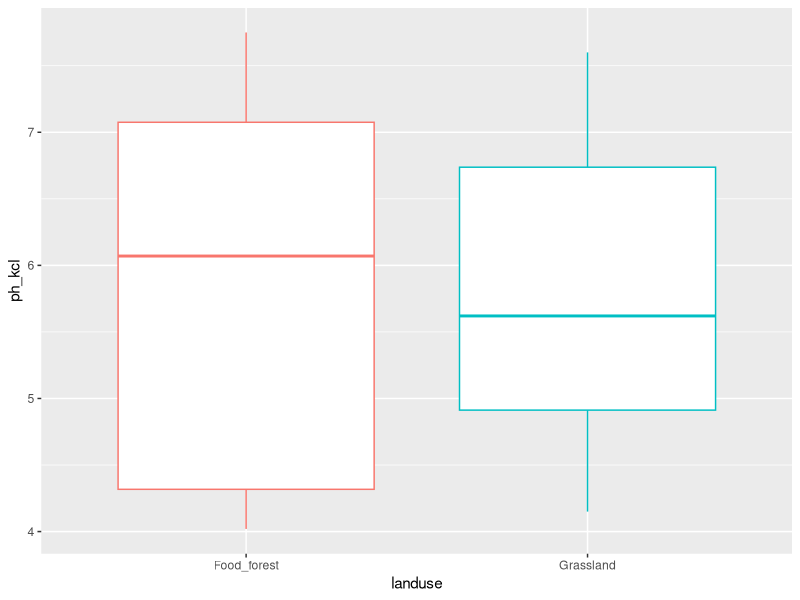
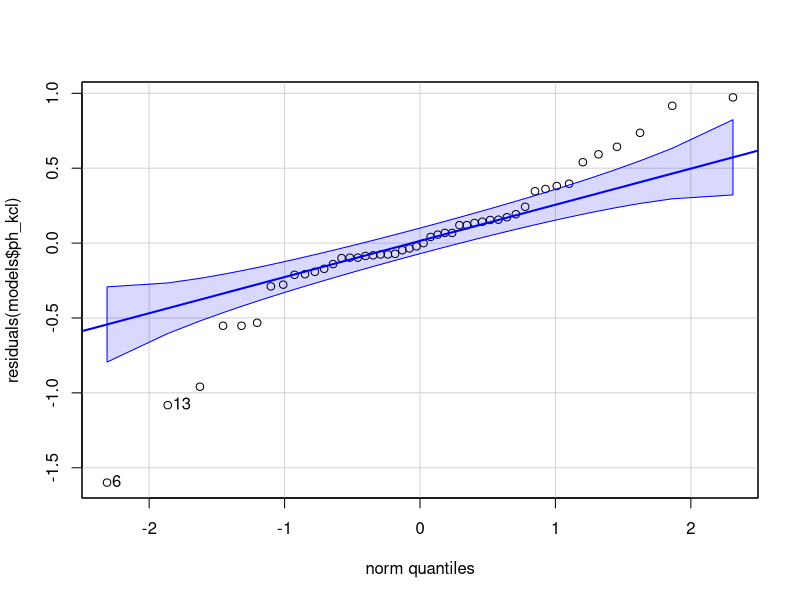
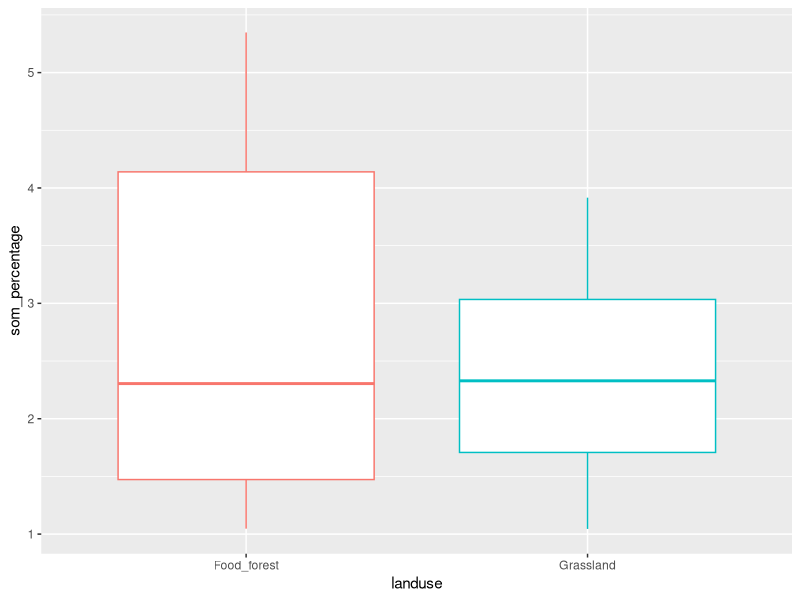
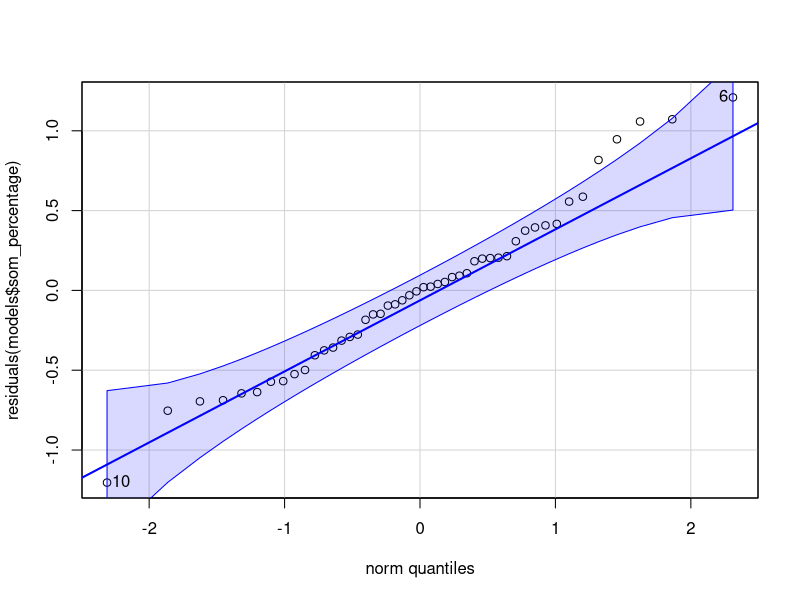
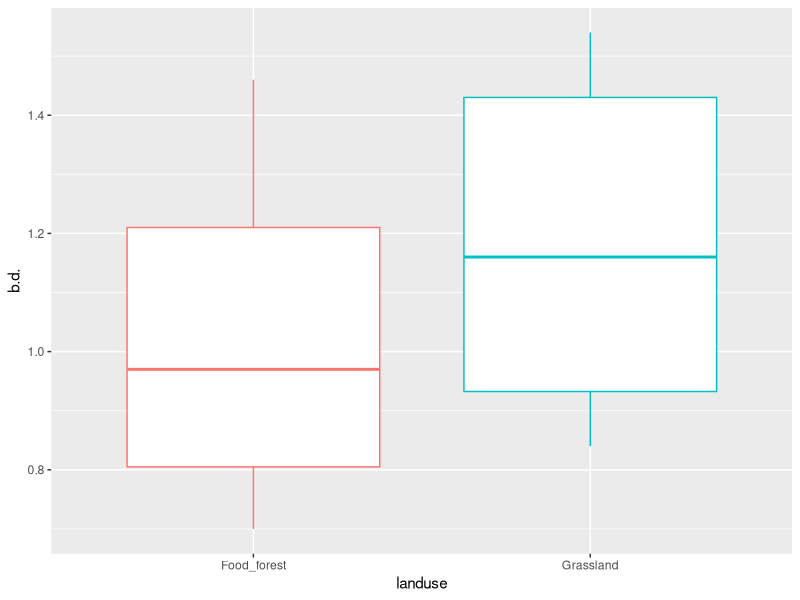
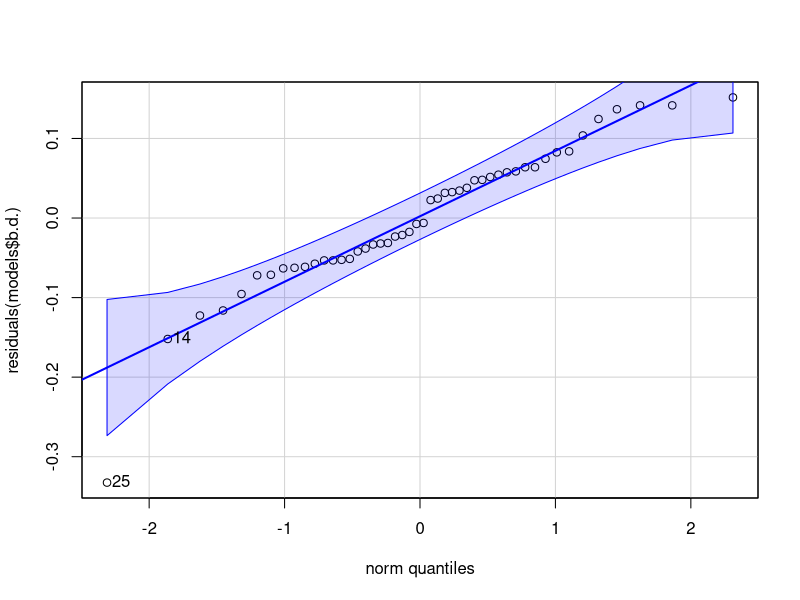
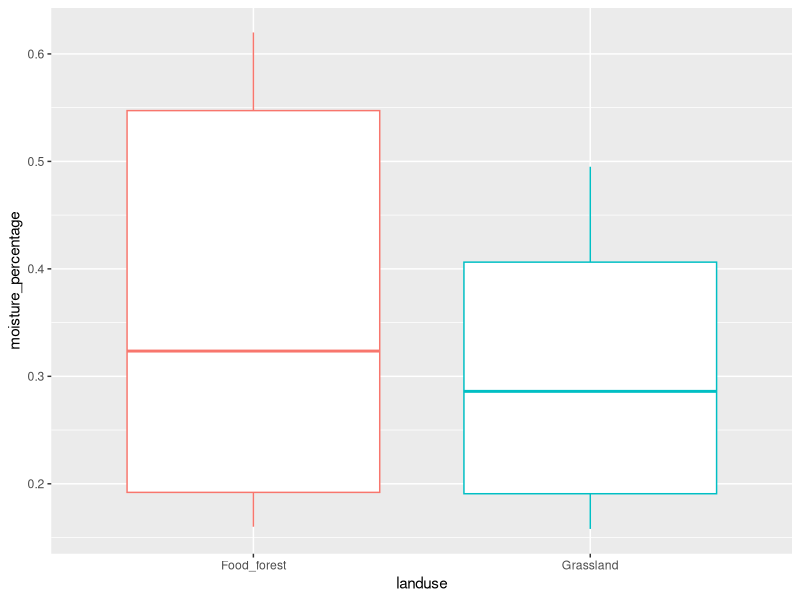
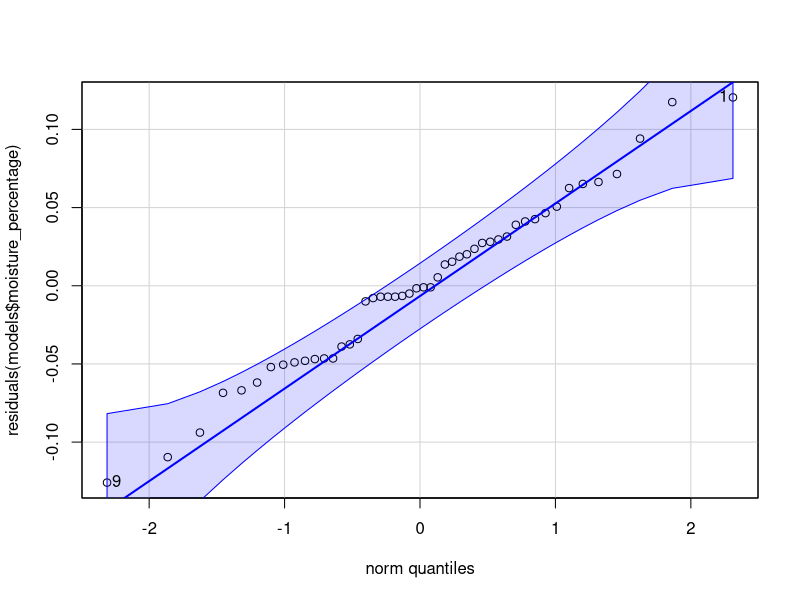

Source code (R) for these figures, in order:
## ---- chunk 1
knitr::opts_chunk$set(message = FALSE, echo = FALSE, warning = FALSE)
## ---- chunk 2
library(tidyverse)
library(ggpubr)
library(car)
library(gridExtra)
library(flextable)
library(lmerTest)
# library(lme4)
library(multcomp)
library(emmeans)
library(broom.mixed)
library(nlme)

## ---- chunk 3
lml <- read_csv2("MASTER_LML.csv")

lml$litter_sp <- factor(lml$litter_sp, levels=c("Alder","Hazel","Chestnut"))
lml$mesh_size <- factor(lml$mesh_size, levels=c("Fine","Medium","Coarse"))

mt <- read_csv2("MASTERFILE_decomp_10.csv")

mt_2 <- mt %>% mutate(age = 2021-year_of_landuse,
                      earthworms_2021 = compost_worms + soil_eating_worms + pendelaars)

mt_2 <- mt_2 %>% rowwise() %>% mutate(earthworms_2022 = sum(c_across(contains("Abundance"))))
mt_2 <- mt_2 %>% rename("vb_code" = "code")

# join litter mass data with landuse & location data
mt_2_lu_loc <- mt_2 %>% dplyr::select(vb_code, landuse, location)
lml_2 <- lml %>% left_join(mt_2_lu_loc, by ="vb_code")

# mt_3 <- mt_2 %>% filter(plot_nr < 5)

# sum columns mites and earthworms
mt_4 <- cbind(mt_2, mites_sum = rowSums(mt_2[c('Mites_oribatid_kg','Mites_other_kg')]))
mt_4 <- cbind(mt_4, biomass_ew_total = 
                rowSums(mt_2[c('Biomass_anecic','Biomass_endogeic','Biomass_epigeic','Biomass_juvenile')]))

## ---- chunk 4
# variables

vars <- mt_4 %>%
  dplyr::select(ph_kcl, som_percentage, b.d., moisture_percentage, NO2_NO3_mg_kg, NH4_mg_kg,
            Total_P_mg_kg, Olsen_P_mg_kg, earthworms_2022, biomass_ew_total,
            Springtails_nr_kg, Mites_oribatid_kg, Mites_other_kg, nr_nematodes_gr_dry,
            Bacteria_total, Microbial, Actinobacteria_total, Fungi_total, Total_plfa, AMF_NLFA) %>%
  names() %>%
  set_names()

# normality and equal variances

normality <- map(vars, ~gghistogram(mt_4, .x,  fill = 'lightgrey', na.rm=TRUE))
plots_list <- map(normality, ~.x)
# grid.arrange(grobs = plots_list, ncol = 2, nrow = 10)

variances_loc_lu <- map(vars, ~leveneTest(mt_4[[.x]] ~ landuse * location, data = mt_4))

# tab_var <- mt_4 %>% group_by(landuse, location) %>% 
#   dplyr::select(ph_kcl, som_percentage, b.d.,                                                
#                 moisture_percentage, 
#                 NO2_NO3_mg_kg, NH4_mg_kg, Total_P_mg_kg, Olsen_P_mg_kg, earthworms_2022, 
#                 biomass_ew_total, Springtails_nr_kg, Mites_oribatid_kg, Mites_other_kg, 
#                 nr_nematodes_gr_dry,Bacteria_total, Microbial, Actinobacteria_total, 
#                 Fungi_total, Total_plfa, AMF_NLFA) %>% 
#           summarize_all(var, na.rm=TRUE) %>% mutate(across(where(is.numeric), round, 1))
# 
# tab_var %>% pivot_longer(cols=c(ph_kcl:AMF_NLFA)) %>% 
#                   pivot_wider(names_from = c(landuse,location),values_from = value) %>%
#             flextable()  %>%
#             set_table_properties(layout = "autofit")


## ---- chunk 5
# list of model outputs ANOVA
models <- list()
for (i in c('ph_kcl','som_percentage','b.d.','moisture_percentage','NO2_NO3_mg_kg','NH4_mg_kg',
            'Total_P_mg_kg','Olsen_P_mg_kg','earthworms_2022','biomass_ew_total',
            'Springtails_nr_kg','Mites_oribatid_kg','Mites_other_kg','nr_nematodes_gr_dry',
            'Bacteria_total','Microbial','Actinobacteria_total','Fungi_total','Total_plfa','AMF_NLFA')) {
  f <- formula(paste(i,"~ landuse + (1|location)"))
  models[[i]] <- lmerTest::lmer(f, data=mt_4, na.action = "na.omit")
}
## ---- chunk 6
mt_4 %>% group_by(landuse, location) %>% summarize(mean=mean(ph_kcl),sd=sd(ph_kcl),var=var(ph_kcl))
variances_loc_lu$ph_kcl
# normality$ph_kcl
mt_4 %>% group_by(landuse) %>% ggplot(aes(x=landuse, y=ph_kcl, color=landuse)) + geom_boxplot() + theme(legend.position='none')
# par(mfrow=c(1,2))
# plot(fitted(models$ph_kcl, res))
qqPlot(residuals(models$ph_kcl))
shapiro.test(residuals(models$ph_kcl))
anova(models$ph_kcl)
# ranef(models$ph_kcl) # calls random effects estimates

# # transformed data pH <<<<< more not-normally distributed residuals!!
# gghistogram(exp(-mt_4$ph_kcl),  fill = 'lightgrey', na.rm=TRUE, binwidth = 0.0003)
# ph_transf <- lmer(exp(-ph_kcl) ~ landuse + (1|location), data=mt_4, na.action = "na.omit")
# anova(ph_transf)
# summary(ph_transf)
# cld(lsmeans(ph_transf,~ landuse,adjust="tukey"), Letters = c(letters))
# shapiro.test(residuals(ph_transf))
# qqPlot(residuals(ph_transf))

## ---- chunk 7
mt_4 %>% group_by(landuse, location) %>% 
    summarize(mean=mean(som_percentage),sd=sd(som_percentage),var=var(som_percentage))
# variances_loc_lu$som_percentage
# normality$som_percentage
mt_4 %>% group_by(landuse) %>% ggplot(aes(x=landuse, y=som_percentage, color=landuse)) + geom_boxplot() + theme(legend.position='none')
# par(mfrow=c(1,2))
# plot(fitted(models$som_percentage, res))
qqPlot(residuals(models$som_percentage))
# cld(lsmeans(models$som_percentage,~ landuse, adjust="sidak"), Letters = c(letters))
# shapiro.test(residuals(models$som_percentage))
anova(models$som_percentage)
## ---- chunk 8
mt_4 %>% group_by(landuse, location) %>% 
          summarize(mean=mean(b.d.),sd=sd(b.d.),var=var(b.d.))
# variances_loc_lu$b.d.
# par(mfrow=c(1,2))
# normality$b.d.
mt_4 %>% group_by(landuse) %>% ggplot(aes(x=landuse, y=b.d., color=landuse)) + geom_boxplot() + theme(legend.position='none')
# plot(fitted(models$b.d., res))
qqPlot(residuals(models$b.d.))
# cld(lsmeans(models$b.d.,~ landuse, adjust="tukey"), Letters = c(letters))
shapiro.test(residuals(models$b.d.))
anova(models$b.d.)
## ---- chunk 9
mt_4 %>% group_by(landuse, location) %>% 
  summarize(mean=mean(moisture_percentage),sd=sd(moisture_percentage),
            var=var(moisture_percentage))
# variances_loc_lu$moisture_percentage
# par(mfrow=c(1,2))
# normality$moisture_percentage
mt_4 %>% group_by(landuse) %>% ggplot(aes(x=landuse, y=moisture_percentage,
                                          color=landuse)) + geom_boxplot() + 
          theme(legend.position='none')
# plot(fitted(models$moisture_percentage, res))
qqPlot(residuals(models$moisture_percentage))
# shapiro.test(residuals(models$moisture_percentage))
anova(models$moisture_percentage)
## ---- chunk 10
mt_4 %>% group_by(landuse, location) %>% 
  summarize(mean=mean(NO2_NO3_mg_kg),sd=sd(NO2_NO3_mg_kg),var=var(NO2_NO3_mg_kg))
variances_loc_lu$NO2_NO3_mg_kg
# par(mfrow=c(1,2))
# normality$NO2_NO3_mg_kg
mt_4 %>% group_by(landuse) %>% ggplot(aes(x=landuse, y=NO2_NO3_mg_kg, color=landuse)) + 
    geom_boxplot() + theme(legend.position='none')
# plot(fitted(models$NO2_NO3_mg_kg, res))
qqPlot(residuals(models$NO2_NO3_mg_kg))
# shapiro.test(residuals(models$NO2_NO3_mg_kg))
anova(models$NO2_NO3_mg_kg)

# Log transformation
var_log_N <- leveneTest(log(NO2_NO3_mg_kg) ~ landuse * location, data=mt_4) #UNEQUAL VARIANCES FIXED!
mod_log_N <- lmer(log(NO2_NO3_mg_kg+0.001) ~ landuse + (1|location), data=mt_4,
                  na.action = "na.omit")
qqPlot(residuals(mod_log_N))
## ---- chunk 11
mt_4 %>% group_by(landuse, location) %>% summarize(mean=mean(NH4_mg_kg),sd=sd(NH4_mg_kg),var=var(NH4_mg_kg))
# variances_loc_lu$NH4_mg_kg
# par(mfrow=c(1,2))
# normality$NH4_mg_kg
mt_4 %>% group_by(landuse) %>% ggplot(aes(x=landuse, y=NH4_mg_kg, color=landuse)) + geom_boxplot() + theme(legend.position='none')
# plot(fitted(models$NH4_mg_kg, res))
qqPlot(residuals(models$NH4_mg_kg))
shapiro.test(residuals(models$NH4_mg_kg))
anova(models$NH4_mg_kg)
## ---- chunk 12
mt_4 %>% group_by(landuse, location) %>% summarize(mean=mean(Total_P_mg_kg),sd=sd(Total_P_mg_kg),var=var(Total_P_mg_kg))
variances_loc_lu$Total_P_mg_kg
# par(mfrow=c(1,2))
# normality$Total_P_mg_kg
mt_4 %>% group_by(landuse) %>% ggplot(aes(x=landuse, y=Total_P_mg_kg, color=landuse)) + geom_boxplot() + theme(legend.position='none')
# plot(fitted(models$Total_P_mg_kg, res))
qqPlot(residuals(models$Total_P_mg_kg))
# cld(lsmeans(models$Total_P_mg_kg,~ landuse, adjust="tukey"), Letters = c(letters))
shapiro.test(residuals(models$Total_P_mg_kg))

# Log transformation FIXED!!
var_log_P <- leveneTest(log(Total_P_mg_kg) ~ landuse * location, data=mt_4)
mod_log_P <- lmer(log(Total_P_mg_kg+0.001) ~ landuse + (1|location), data=mt_4,
                  na.action = "na.omit")
qqPlot(residuals(mod_log_P))
shapiro.test(residuals(mod_log_P))
anova(mod_log_P)
## ---- chunk 13
mt_4 %>% group_by(landuse, location) %>% summarize(mean=mean(Olsen_P_mg_kg),sd=sd(Olsen_P_mg_kg),var=var(Olsen_P_mg_kg))
# variances_loc_lu$Olsen_P_mg_kg
# par(mfrow=c(1,2))
# normality$Olsen_P_mg_kg
mt_4 %>% group_by(landuse) %>% ggplot(aes(x=landuse, y=Olsen_P_mg_kg, color=landuse)) + geom_boxplot() + theme(legend.position='none')
# plot(fitted(models$Olsen_P_mg_kg, res))
qqPlot(residuals(models$Olsen_P_mg_kg))
# cld(lsmeans(models$Olsen_P_mg_kg,~ landuse, adjust="tukey"), Letters = c(letters))
# shapiro.test(residuals(models$Olsen_P_mg_kg))
## ---- chunk 14
mt_4 %>% group_by(landuse, location) %>% summarize(mean=mean(earthworms_2022, na.rm=TRUE),sd=sd(earthworms_2022, na.rm=TRUE),var=var(earthworms_2022, na.rm=TRUE))
# variances_loc_lu$earthworms_2022
# par(mfrow=c(1,2))
# normality$earthworms_2022
mt_4 %>% group_by(landuse) %>% ggplot(aes(x=landuse, y=earthworms_2022, color=landuse)) + geom_boxplot() + theme(legend.position='none')
# plot(fitted(models$earthworms_2022, res))
qqPlot(residuals(models$earthworms_2022))
# cld(lsmeans(models$earthworms_2022,~ landuse, adjust="tukey"), Letters = c(letters))
# shapiro.test(residuals(models$earthworms_2022))
anova(models$earthworms_2022)

# Log transformation
# var_log_ew <- leveneTest(log(earthworms_2022) ~ landuse * location, data=mt_4)
# mod_log_ew <- lmer(log(earthworms_2022+0.001) ~ landuse + (1|location), data=mt_4,
#                   na.action = "na.omit")
# qqPlot(residuals(mod_log_P))

## ---- chunk 15
mt_4 %>% group_by(landuse, location) %>% summarize(mean=mean(biomass_ew_total, na.rm=TRUE),sd=sd(biomass_ew_total, na.rm=TRUE),var=var(biomass_ew_total, na.rm=TRUE))
# variances_loc_lu$biomass_ew_total
# par(mfrow=c(1,2))
# normality$biomass_ew_total
mt_4 %>% group_by(landuse) %>% ggplot(aes(x=landuse, y=biomass_ew_total, color=landuse)) + geom_boxplot() + theme(legend.position='none')
# plot(fitted(models$biomass_ew_total, res))
qqPlot(residuals(models$biomass_ew_total))
# cld(lsmeans(models$biomass_ew_total,~ landuse, adjust="tukey"), Letters = c(letters))
# shapiro.test(residuals(models$biomass_ew_total))
anova(models$biomass_ew_total)

# log transform earthworm biomass
log_biomass_ew <- lmer(log(biomass_ew_total+0.001) ~ landuse + (1|location), data=mt_4, na.action = "na.omit")
leveneTest(log(biomass_ew_total) ~ landuse * location, data=mt_4) #just as significant as non-transformed data

# Generalized least squares
gls_EW <- gls(biomass_ew_total ~ landuse, data=mt_4, na.action = na.omit, weights=varPower())
# weights=varPower() 
# weights = varIdent(form= ~1|location)
# correlation = corAR1(form = ~ 1 | location)
summary(gls_EW)
anova(gls_EW)
plot(gls_EW)
# cld(lsmeans(models$gls_AMF,~ landuse, adjust="tukey"), Letters = c(letters)) doesnt work for gls()
qqPlot(residuals(gls_EW))
shapiro.test(residuals(gls_EW))

## ---- chunk 16
mt_4 %>% group_by(landuse, location) %>% summarize(mean=mean(Springtails_nr_kg, na.rm=TRUE),sd=sd(Springtails_nr_kg, na.rm=TRUE),var=var(Springtails_nr_kg, na.rm=TRUE))
# variances_loc_lu$Springtails_nr_kg
# par(mfrow=c(1,2))
# normality$Springtails_nr_kg
mt_4 %>% group_by(landuse) %>% ggplot(aes(x=landuse, y=Springtails_nr_kg, color=landuse)) + geom_boxplot()  + theme(legend.position='none')
# plot(fitted(models$Springtails_nr_kg, res))
qqPlot(residuals(models$Springtails_nr_kg))
# cld(lsmeans(models$Springtails_nr_kg,~ landuse, adjust="tukey"), Letters = c(letters))
# shapiro.test(residuals(models$Springtails_nr_kg))
anova(models$Springtails_nr_kg)

# Log transformation
var_log_spr <- leveneTest(log(Springtails_nr_kg) ~ landuse * location, data=mt_4)
mod_log_spr <- lmer(log(Springtails_nr_kg) ~ landuse + (1|location), data=mt_4,
                  na.action = "na.omit")
# qqPlot(residuals(mod_log_spr))

## ---- chunk 17
mt_4 %>% group_by(landuse, location) %>% summarize(mean=mean(Mites_oribatid_kg, na.rm=TRUE),sd=sd(Mites_oribatid_kg, na.rm=TRUE),var=var(Mites_oribatid_kg, na.rm=TRUE))
# variances_loc_lu$Mites_oribatid_kg
# par(mfrow=c(1,2))
# normality$Mites_oribatid_kg
mt_4 %>% group_by(landuse) %>% ggplot(aes(x=landuse, y=Mites_oribatid_kg, color=landuse)) + geom_boxplot()  + theme(legend.position='none')
# plot(fitted(models$Mites_oribatid_kg, res))
qqPlot(residuals(models$Mites_oribatid_kg))
# cld(lsmeans(models$Mites_oribatid_kg,~ landuse, adjust="tukey"), Letters = c(letters))
shapiro.test(residuals(models$Mites_oribatid_kg))
anova(models$Mites_oribatid_kg)

# Log transformation
# var_log_ori <- leveneTest(log(Mites_oribatid_kg) ~ landuse * location, data=mt_4)
mod_log_ori <- lmer(log(Mites_oribatid_kg+0.0001) ~ landuse + (1|location), data=mt_4,
                  na.action = "na.omit")
# qqPlot(residuals(mod_log_spr))
## ---- chunk 18
mt_4 %>% group_by(landuse, location) %>% summarize(mean=mean(Mites_other_kg, na.rm=TRUE),sd=sd(Mites_other_kg, na.rm=TRUE),var=var(Mites_other_kg, na.rm=TRUE))
# variances_loc_lu$Mites_other_kg
# par(mfrow=c(1,2))
# normality$Mites_other_kg
mt_4 %>% group_by(landuse) %>% ggplot(aes(x=landuse, y=Mites_other_kg, color=landuse)) + geom_boxplot() + theme(legend.position='none')
# plot(fitted(models$Mites_other_kg, res))
qqPlot(residuals(models$Mites_other_kg))
shapiro.test(residuals(models$Mites_other_kg))
anova(models$Mites_other_kg)

# Log transformation
var_log_mit <- leveneTest(log(Mites_other_kg) ~ landuse * location, data=mt_4)
mod_log_mit <- lmer(log(Mites_other_kg+0.0001) ~ landuse + (1|location), data=mt_4,
                  na.action = "na.omit")
# qqPlot(residuals(mod_log_spr))

## ---- chunk 19
mt_4 %>% group_by(landuse, location) %>% summarize(mean=mean(Bacteria_total),sd=sd(Bacteria_total),var=var(Bacteria_total))
variances_loc_lu$Bacteria_total
# par(mfrow=c(1,2))
# normality$Bacteria_total
mt_4 %>% group_by(landuse) %>% ggplot(aes(x=landuse, y=Bacteria_total, color=landuse)) + geom_boxplot() + theme(legend.position='none')
# plot(fitted(models$Bacteria_total, res))
qqPlot(residuals(models$Bacteria_total))
# shapiro.test(residuals(models$Bacteria_total))
anova(models$Bacteria_total)
## ---- chunk 20
mt_4 %>% group_by(landuse, location) %>% summarize(mean=mean(Microbial),sd=sd(Microbial),var=var(Microbial))
# variances_loc_lu$Microbial
# par(mfrow=c(1,2))
# normality$Microbial
mt_4 %>% group_by(landuse) %>% ggplot(aes(x=landuse, y=Microbial, color=landuse)) + geom_boxplot() + theme(legend.position='none')
# plot(fitted(models$Microbial, res))
qqPlot(residuals(models$Microbial))
# shapiro.test(residuals(models$Microbial))
anova(models$Microbial)
## ---- chunk 21
mt_4 %>% group_by(landuse, location) %>% summarize(mean=mean(Actinobacteria_total),sd=sd(Actinobacteria_total),var=var(Actinobacteria_total))
variances_loc_lu$Actinobacteria_total
# par(mfrow=c(1,2))
# normality$Actinobacteria_total
mt_4 %>% group_by(landuse) %>% ggplot(aes(x=landuse, y=Actinobacteria_total, color=landuse)) + geom_boxplot() + theme(legend.position='none')
# plot(fitted(models$Actinobacteria_total, res))
qqPlot(residuals(models$Actinobacteria_total))
# shapiro.test(residuals(models$Actinobacteria_total))
anova(models$Actinobacteria_total)
## ---- chunk 22
mt_4 %>% group_by(landuse, location) %>% summarize(mean=mean(Fungi_total),sd=sd(Fungi_total),var=var(Fungi_total))
# variances_loc_lu$Fungi_total
# par(mfrow=c(1,2))
# normality$Fungi_total
mt_4 %>% group_by(landuse) %>% ggplot(aes(x=landuse, y=Fungi_total, color=landuse)) + geom_boxplot() + theme(legend.position='none')
# plot(fitted(models$Fungi_total, res))
qqPlot(residuals(models$Fungi_total))
shapiro.test(residuals(models$Fungi_total))
anova(models$Fungi_total)
## ---- chunk 23
mt_4 %>% group_by(landuse, location) %>% summarize(mean=mean(Total_plfa),sd=sd(Total_plfa),var=var(Total_plfa))
variances_loc_lu$Total_plfa
# par(mfrow=c(1,2))
# normality$Total_plfa
mt_4 %>% group_by(landuse) %>% ggplot(aes(x=landuse, y=Total_plfa, color=landuse)) + geom_boxplot() + theme(legend.position='none')
# plot(fitted(models$Total_plfa, res))
qqPlot(residuals(models$Total_plfa))
# shapiro.test(residuals(models$Total_plfa))
anova(models$Total_plfa)
## ---- chunk 24
mt_4 %>% group_by(location,landuse) %>% summarize(mean=mean(AMF_NLFA),sd=sd(AMF_NLFA),var=var(AMF_NLFA))
variances_loc_lu$AMF_NLFA
# par(mfrow=c(1,2))
# normality$AMF_NLFA
mt_4 %>% group_by(landuse) %>% ggplot(aes(x=landuse, y=AMF_NLFA, color=landuse)) + geom_boxplot() + theme(legend.position='none')
# plot(fitted(models$AMF_NLFA, res))
qqPlot(residuals(models$AMF_NLFA))
shapiro.test(residuals(models$AMF_NLFA))
anova(models$AMF_NLFA)

# log transform AMF
# gghistogram(log(mt_4$AMF_NLFA),  fill = 'lightgrey', na.rm=TRUE)
# mt_4 %>% group_by(landuse) %>% ggplot(aes(x=landuse, y=log(AMF_NLFA), color=landuse)) + geom_boxplot()
# amf_transf <- lmer(log(AMF_NLFA) ~ landuse + (1|location), data=mt_4, na.action = "na.omit")
var_log_amf <- leveneTest(log(AMF_NLFA) ~ landuse * location, data=mt_4) # little bit less significant...but still significant for sure
# anova(amf_transf)
# summary(amf_transf)
# cld(lsmeans(amf_transf,~ landuse,adjust="tukey"), Letters = c(letters))
# shapiro.test(residuals(amf_transf))
# qqPlot(residuals(amf_transf))

# Generalized least squares
gls_AMF <- gls(AMF_NLFA ~ landuse, data=mt_4, na.action = na.omit, weights=varPower())
# weights=varPower() 
# weights = varIdent(form= ~1|location)
# correlation = corAR1(form = ~ 1 | location)
summary(gls_AMF)
anova(gls_AMF)
plot(gls_AMF)
# cld(lsmeans(models$gls_AMF,~ landuse, adjust="tukey"), Letters = c(letters)) doesnt work for gls()
qqPlot(residuals(gls_AMF))
shapiro.test(residuals(gls_AMF))
# 
# ## Run the following lines. These introduce methods for 'gls' objects.
# model.matrix.gls<-function(object,...){
# 	model.matrix(terms(object),data=getData(object),...)
# }
# model.frame.gls<-function(object,...){
# 	model.frame(formula(object),data=getData(object),...)
# }
# terms.gls<-function(object,...){
# 	terms(model.frame(object),...)
# }
# # The line below gives pairwise comparisons now.  Note that the above
# # performs t-tests for all pairwise differences.
# multCompTukey <- glht(gls_AMF, linfct = mcp(landuse = "Tukey"))
